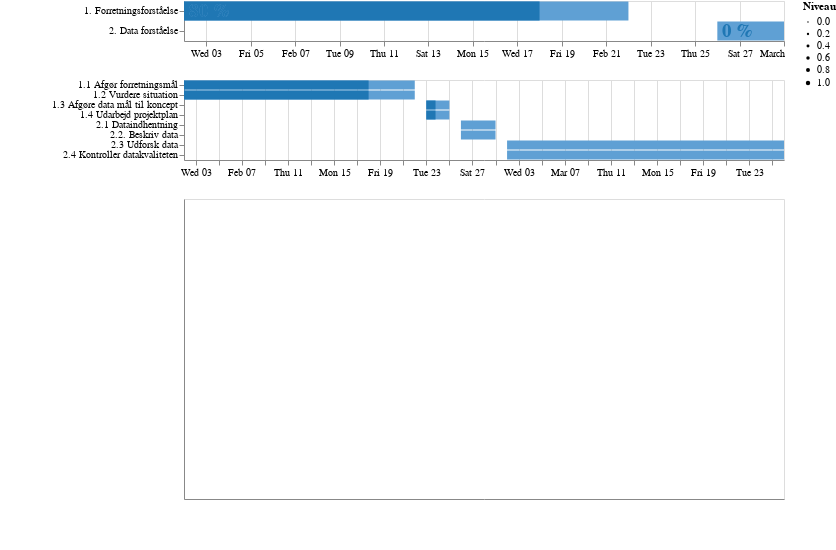

This figure's notebook cell:
### Markdown cell above
Planen kan også vises, som et interaktivt diagram på følgende måde

### Code cell
#Kildekode av Kostas Mouratidis
# Bruk fremdriften for å finne hvor mye av stolpene som skal fylles
# (dvs. en annen sluttdato)
import altair as alt
import numpy as np
select = alt.selection_interval(empty='all',encodings=['x']) #
select_2 = alt.selection_interval(empty='all',encodings=['x']) #

df["Start_dato"] = pd.to_datetime(df["Start_dato"])
df["Slut_dato"] = pd.to_datetime(df["Slut_dato"])

niveauer_optioner = ['off','3','4']


niveauer = alt.binding_radio(options=niveauer_optioner)


df["Fremskridt_dato"] =  (df["Slut_dato"] - df["Start_dato"]) * df["Fremskridt"] / 100 + df["Start_dato"]

# Sett sammen de to

newdf = np.concatenate([df[[ "Start_dato", "Slut_dato", "Fremskridt","Niveau","Niveau_1","Niveau_2","Niveau_3","Beskrivelse"]].values,  
                        df[["Start_dato", "Fremskridt_dato", "Fremskridt","Niveau","Niveau_1","Niveau_2","Niveau_3","Beskrivelse"]].values])
newdf = pd.DataFrame(newdf, columns=["Start_dato", "Slut_dato", "Fremskridt","Niveau","Niveau_1","Niveau_2","Niveau_3","Beskrivelse"])

newdf['Niveau']=newdf['Niveau'].astype("int")

# Konventere til datetid
newdf["Start_dato"] = pd.to_datetime(newdf["Start_dato"])
newdf["Slut_dato"] = pd.to_datetime(newdf["Slut_dato"])

# Dette er indikatorvariabelen (varighet mot fremgang) der grupperingen foregår
newdf["Fremskridt_"] = np.concatenate([np.ones(len(newdf)//2), np.zeros(len(newdf)//2), ])

# farge for første omgang, farge for andre omgang
range_ = ['#1f77b4', '#5fa0d4',]
range_2 = ['#b41f77', '#d45fa0',]
range_3 = ['#771fb4', '#a05fd4',]
base=alt.Chart(newdf).mark_bar().encode(
    x=alt.X('Start_dato:T', stack=None, title=None),
    x2='Slut_dato:T',
    tooltip=['Niveau_3:N','Beskrivelse:N','Start_dato:T','Slut_dato:T' ],
)

# Det stablede søylediagrammet vil være  "gantt with progress"
chart = base.encode(
    tooltip=['Niveau_1:N','Beskrivelse:N'],
    y=alt.Y('Niveau_1:N', title=None), #sort=list(df.sort_values(["Slut_dato",
                           #                           "Start_dato"])["Aktivitet"])*2),
    color=alt.Color('Fremskridt_', scale=alt.Scale(range=range_), legend=None),
    opacity = alt.condition(select, alt.value(1.0), alt.value(0.2)),
     size="Niveau:Q"
).transform_filter(
    'datum.Niveau==1'
).properties(width=600,height=40)


# Lag egnede etiketter
newdf["tekst"] = newdf["Fremskridt"].astype(str) + " %"


# Og nå legg dem til som tekst i grafen
text = chart.mark_text(align='left', baseline='middle', dx=5, color="darkgrey",  fontWeight="bold").encode(
    y=alt.Y('Niveau_3'), #sort=list(df.sort_values(["Slut_dato",
                           #                           "Start_dato"])["Aktivitet"])*2),
    x=alt.X('Start_dato'),
    text='tekst',
    
)

# Plott grafen
left=alt.layer(chart, text).add_selection(
    select
).add_selection(
    select
)

right=base.encode(
    y=alt.Y('Niveau_2:N', title=None), #sort=list(df.sort_values(["Slut_dato",
                           #                           "Start_dato"])["Aktivitet"])*2),
    tooltip=['Niveau_3:N','Beskrivelse:N','Start_dato:T','Slut_dato:T' ],
    color=alt.Color('Fremskridt_', scale=alt.Scale(range=range_2), legend=None)
).transform_filter(select).properties(width=600,height=80).add_selection(
    select_2
).transform_filter(
    'datum.Niveau==2'
)

right_below=base.mark_bar().encode(
   y=alt.Y('Niveau_3:N', title=None), #sort=list(df.sort_values(["Slut_dato",
                           #                           "Start_dato"])["Aktivitet"])*2),
        #x=alt.X('Start_dato:T', stack=None),
    #x2='Slut_dato:T',
    color=alt.Color('Fremskridt_', scale=alt.Scale(range=range_3), legend=None),

    tooltip=['Niveau_3:N','Beskrivelse:N','Start_dato:T','Slut_dato:T' ],
).transform_filter(select_2).interactive().transform_window(
    row_number='row_number()'
).transform_window(
    rank='rank(row_number)'
).transform_filter(
    'datum.Niveau==niveauer.niveauer'
).properties(width=600,height=300)



crispdm=alt.vconcat(left,right,right_below).add_selection(
    alt.selection_single(fields=['niveauer'], bind=niveauer, name="niveauer")
).configure_axis(
    grid=False
).configure_view(
    strokeOpacity=0
).configure(padding={ 'left' : 50 ,'bottom' : 50  }) #|right_below_2 #.configure(autosize="pad") #

crispdm 

#crispdm.save('forståelse_crispdm.html')

### Figure 1 — Vega-Lite specification as saved in the notebook (floating-point values rounded to 4 significant figures; data arrays with more than 128 entries replaced by an {"elided": "..."} marker saying what was removed)
{"config": {"view": {"continuousWidth": 400, "continuousHeight": 300}, "padding": {"left": 50, "bottom": 50}}, "vconcat": [{"layer": [{"mark": "bar", "encoding": {"color": {"type": "quantitative", "field": "Fremskridt_", "legend": null, "scale": {"range": ["#1f77b4", "#5fa0d4"]}}, "opacity": {"condition": {"value": 1.0, "selection": "selector034"}, "value": 0.2}, "size": {"type": "quantitative", "field": "Niveau"}, "tooltip": [{"type": "nominal", "field": "Niveau_1"}, {"type": "nominal", "field": "Beskrivelse"}], "x": {"type": "temporal", "field": "Start_dato", "stack": null, "title": null}, "x2": {"field": "Slut_dato"}, "y": {"type": "nominal", "field": "Niveau_1", "title": null}}, "height": 40, "selection": {"selector034": {"type": "interval", "empty": "all", "encodings": ["x"]}, "niveauer": {"type": "single", "fields": ["niveauer"], "bind": {"input": "radio", "options": ["off", "3", "4"]}}}, "transform": [{"filter": "datum.Niveau==1"}], "width": 600}, {"mark": {"type": "text", "align": "left", "baseline": "middle", "color": "darkgrey", "dx": 5, "fontWeight": "bold"}, "encoding": {"color": {"type": "quantitative", "field": "Fremskridt_", "legend": null, "scale": {"range": ["#1f77b4", "#5fa0d4"]}}, "opacity": {"condition": {"value": 1.0, "selection": "selector034"}, "value": 0.2}, "size": {"type": "quantitative", "field": "Niveau"}, "text": {"type": "nominal", "field": "tekst"}, "tooltip": [{"type": "nominal", "field": "Niveau_1"}, {"type": "nominal", "field": "Beskrivelse"}], "x": {"type": "temporal", "field": "Start_dato"}, "x2": {"field": "Slut_dato"}, "y": {"type": "nominal", "field": "Niveau_3"}}, "height": 40, "transform": [{"filter": "datum.Niveau==1"}], "width": 600}]}, {"mark": "bar", "encoding": {"color": {"type": "quantitative", "field": "Fremskridt_", "legend": null, "scale": {"range": ["#b41f77", "#d45fa0"]}}, "tooltip": [{"type": "nominal", "field": "Niveau_3"}, {"type": "nominal", "field": "Beskrivelse"}, {"type": "temporal", "field": "Start_dato"}, {"type": "temporal", "field": "Slut_dato"}], "x": {"type": "temporal", "field": "Start_dato", "stack": null, "title": null}, "x2": {"field": "Slut_dato"}, "y": {"type": "nominal", "field": "Niveau_2", "title": null}}, "height": 80, "selection": {"selector035": {"type": "interval", "empty": "all", "encodings": ["x"]}, "niveauer": {"type": "single", "fields": ["niveauer"], "bind": {"input": "radio", "options": ["off", "3", "4"]}}}, "transform": [{"filter": {"selection": "selector034"}}, {"filter": "datum.Niveau==2"}], "width": 600}, {"mark": "bar", "encoding": {"color": {"type": "quantitative", "field": "Fremskridt_", "legend": null, "scale": {"range": ["#771fb4", "#a05fd4"]}}, "tooltip": [{"type": "nominal", "field": "Niveau_3"}, {"type": "nominal", "field": "Beskrivelse"}, {"type": "temporal", "field": "Start_dato"}, {"type": "temporal", "field": "Slut_dato"}], "x": {"type": "temporal", "field": "Start_dato", "stack": null, "title": null}, "x2": {"field": "Slut_dato"}, "y": {"type": "nominal", "field": "Niveau_3", "title": null}}, "height": 300, "selection": {"selector036": {"type": "interval", "bind": "scales", "encodings": ["x", "y"]}, "niveauer": {"type": "single", "fields": ["niveauer"], "bind": {"input": "radio", "options": ["off", "3", "4"]}}}, "transform": [{"filter": {"selection": "selector035"}}, {"window": [{"op": "row_number", "field": "", "as": "row_number"}]}, {"window": [{"op": "rank", "field": "row_number", "as": "rank"}]}, {"filter": "datum.Niveau==niveauer.niveauer"}], "width": 600}], "data": {"name": "data-a82b9d3dfd618bce23ca7ffb58ad2aac"}, "$schema": "https://vega.github.io/schema/vega-lite/v4.8.1.json", "datasets": {"data-a82b9d3dfd618bce23ca7ffb58ad2aac": {"elided": "184 records"}}}
